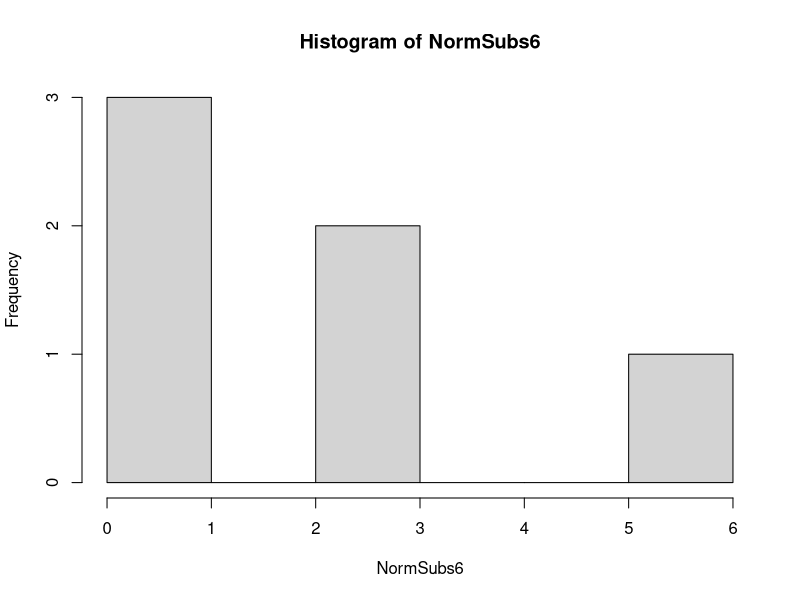
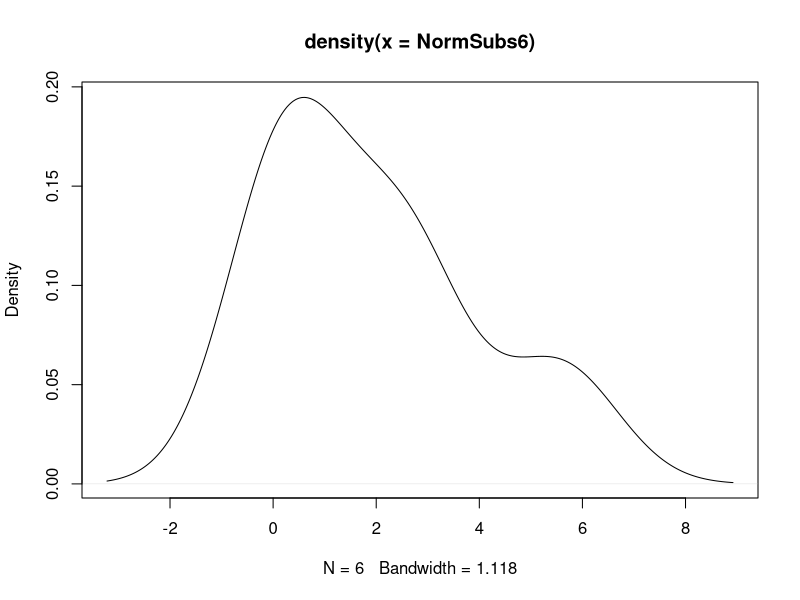
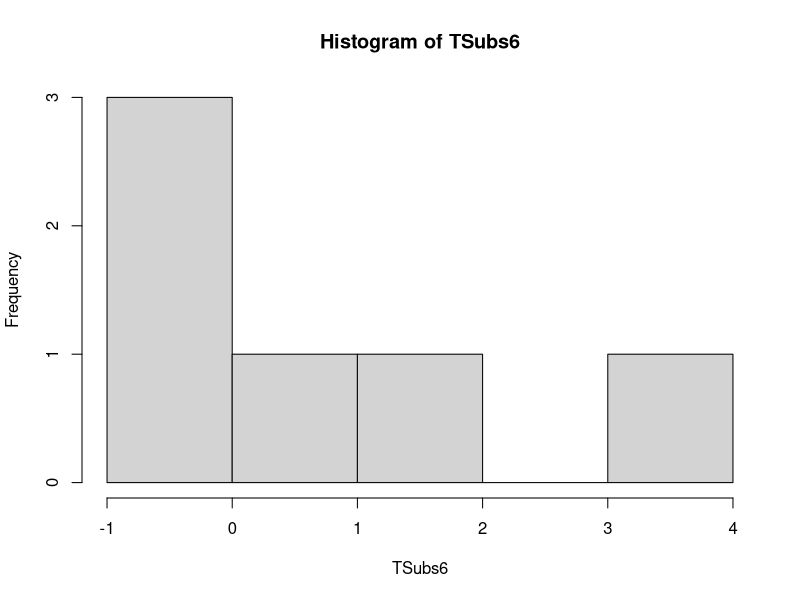
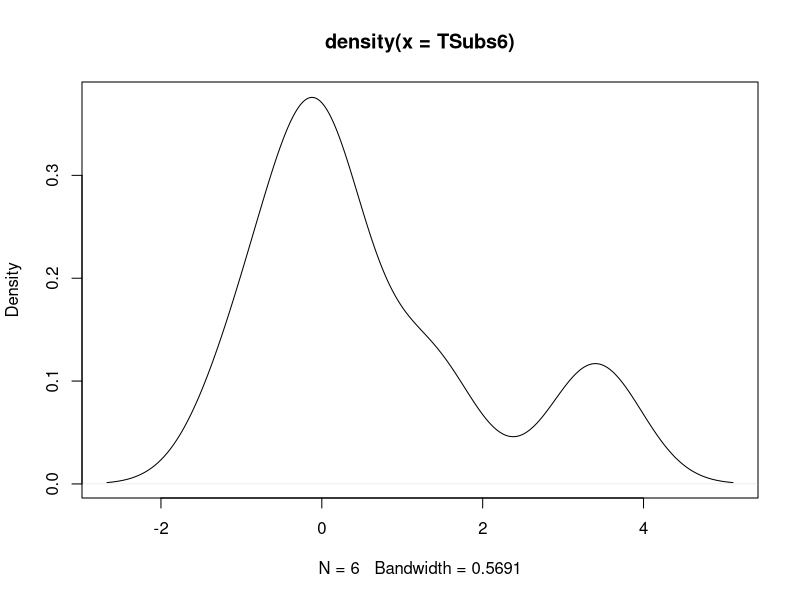
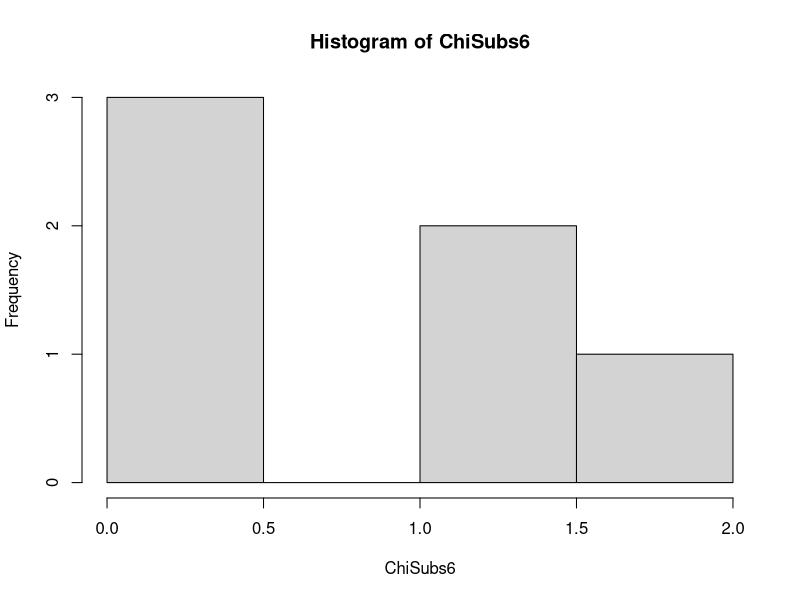
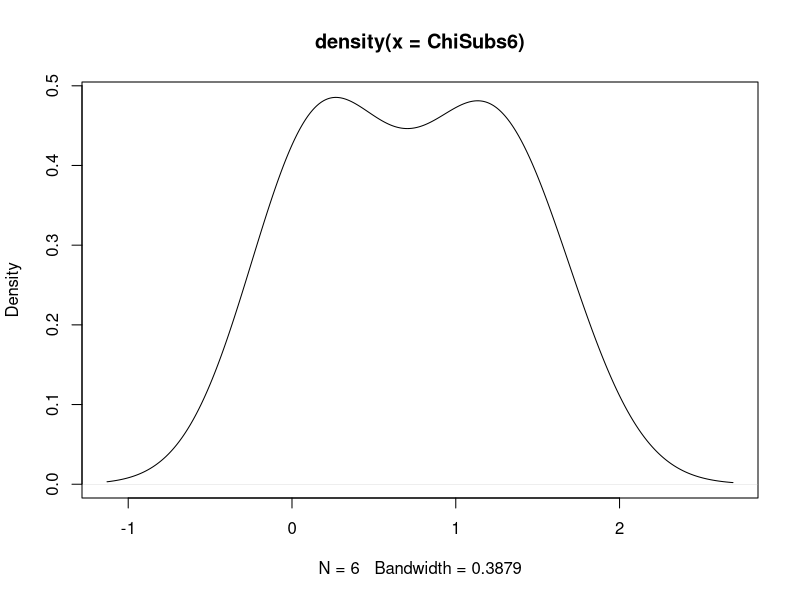
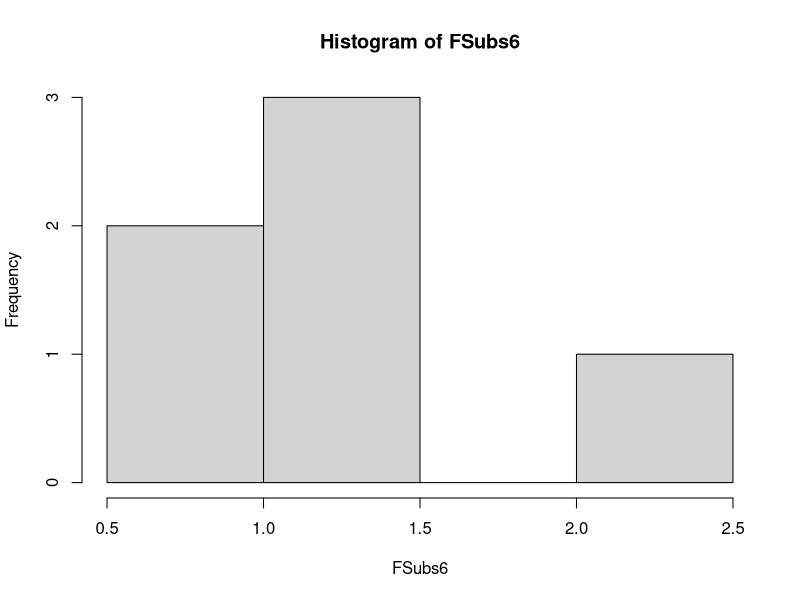
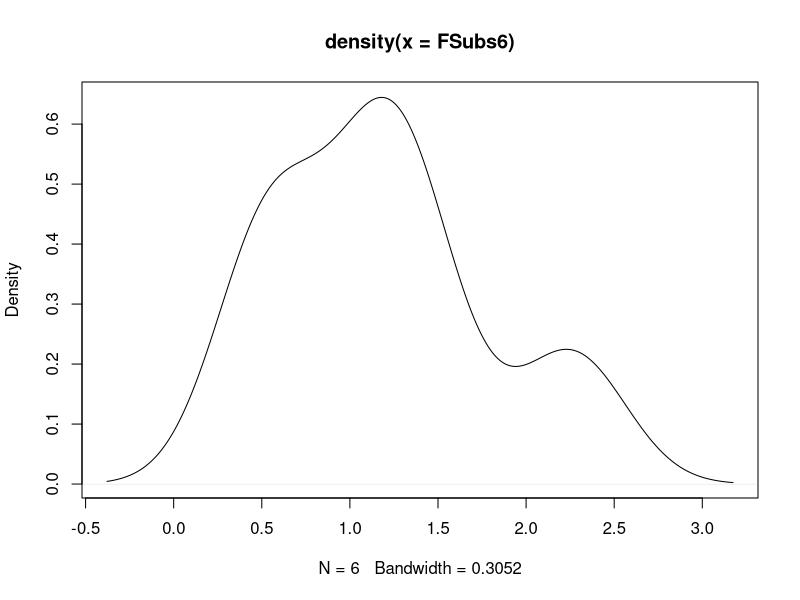

R code for these plots, in order:
## ---- chunk 1
knitr::opts_chunk$set(echo = TRUE)
## ---- chunk 2
set.seed(1)
xNorm_n10000 <- rnorm(n=10000, mean=2, sd = sqrt(5))
## ---- chunk 3
set.seed(2)
xrt_n10000 <- rt(n=10000, df=4)
## ---- chunk 4
set.seed(3)
xChi_n10000<- rchisq(n=10000, df=2, ncp=0)
## ---- chunk 5
set.seed(4)
xFd_n10000<- rf(n=10000, df1=90, df2=12)
## ---- chunk 6
set.seed(5)
xBD_n10000 <- rbinom(n=10000, size=9, prob=2/3)
## ---- chunk 7
set.seed(6)
xNB_n10000 <- rnbinom(n = 10000, size = 5, prob = 0.5)
## ---- chunk 8
set.seed(7)
xP_n10000 <- rpois(n=10000, 3)
## ---- chunk 9
NormSubs6<- xNorm_n10000[1:6]
summary(NormSubs6)
hist(NormSubs6)
plot(density(NormSubs6))
## ---- chunk 10
TSubs6<- xrt_n10000[1:6]
summary(TSubs6)
hist(TSubs6)
plot(density(TSubs6))
## ---- chunk 11
ChiSubs6<- xChi_n10000[1:6]
summary(ChiSubs6)
hist(ChiSubs6)
plot(density(ChiSubs6))
## ---- chunk 12
FSubs6<- xFd_n10000[1:6]
summary(FSubs6)
hist(FSubs6)
plot(density(FSubs6))
## ---- chunk 13
BDSubs6<- xBD_n10000[1:6]
summary(BDSubs6)
hist(BDSubs6)
plot(density(BDSubs6))
## ---- chunk 14
NegSubs6<- xNB_n10000[1:6]
summary(NegSubs6)
hist(NegSubs6)
plot(density(NegSubs6))
## ---- chunk 15
PoisSubs6<- xP_n10000[1:6]
summary(PoisSubs6)
hist(PoisSubs6)
plot(density(PoisSubs6))
## ---- chunk 16
NormSubs10<- xNorm_n10000[1:10]
summary(NormSubs10)
hist(NormSubs10)
plot(density(NormSubs10))

NormSubs20<- xNorm_n10000[1:20]
summary(NormSubs20)
hist(NormSubs20)
plot(density(NormSubs20))

NormSubs30<- xNorm_n10000[1:30]
summary(NormSubs30)
hist(NormSubs30)
plot(density(NormSubs30))

NormSubs50<- xNorm_n10000[1:50]
summary(NormSubs50)
hist(NormSubs50)
plot(density(NormSubs50))
## ---- chunk 17
TSubs10<- xrt_n10000[1:10]
summary(TSubs10)
hist(TSubs10)
plot(density(TSubs10))
var(TSubs10)

TSubs20<- xrt_n10000[1:20]
summary(TSubs20)
hist(TSubs20)
plot(density(TSubs20))
var(TSubs20)

TSubs30<- xrt_n10000[1:30]
summary(TSubs30)
hist(TSubs30)
plot(density(TSubs30))
var(TSubs30)

TSubs50<- xrt_n10000[1:50]
summary(TSubs50)
hist(TSubs50)
plot(density(TSubs50))
var(TSubs50)
## ---- chunk 18
ChiSubs10<- xChi_n10000[1:10]
summary(ChiSubs10)
hist(ChiSubs10)
plot(density(ChiSubs10))

ChiSubs20<- xChi_n10000[1:20]
summary(ChiSubs20)
hist(ChiSubs20)
plot(density(ChiSubs20))

ChiSubs30<- xChi_n10000[1:30]
summary(ChiSubs30)
hist(ChiSubs30)
plot(density(ChiSubs30))

ChiSubs50<- xChi_n10000[1:50]
summary(ChiSubs50)
hist(ChiSubs50)
plot(density(ChiSubs50))

var(ChiSubs10)
var(ChiSubs20)
var(ChiSubs30)
var(ChiSubs50)
## ---- chunk 19
FSubs10<- xFd_n10000[1:10]
summary(FSubs10)
hist(FSubs10)
plot(density(FSubs10))

FSubs20<- xFd_n10000[1:20]
summary(FSubs20)
hist(FSubs20)
plot(density(FSubs20))

FSubs30<- xFd_n10000[1:30]
summary(FSubs30)
hist(FSubs30)
plot(density(FSubs30))

FSubs50<- xFd_n10000[1:50]
summary(FSubs50)
hist(FSubs50)
plot(density(FSubs50))

var(FSubs10)
var(FSubs20)
var(FSubs30)
var(FSubs50)
## ---- chunk 20
summary(xNorm_n10000)
hist(xNorm_n10000)
plot(density(xNorm_n10000))
var(xNorm_n10000)
## ---- chunk 21
summary(xrt_n10000)
hist(xrt_n10000)
plot(density(xrt_n10000))
## ---- chunk 22
summary(NormSubs6)
summary(NormSubs10)
summary(NormSubs20)
summary(NormSubs30)
summary(NormSubs50)
summary(xNorm_n10000)
var(NormSubs6)
var(NormSubs10)
var(NormSubs30)
var(NormSubs50)
var(xNorm_n10000)
## ---- chunk 23


